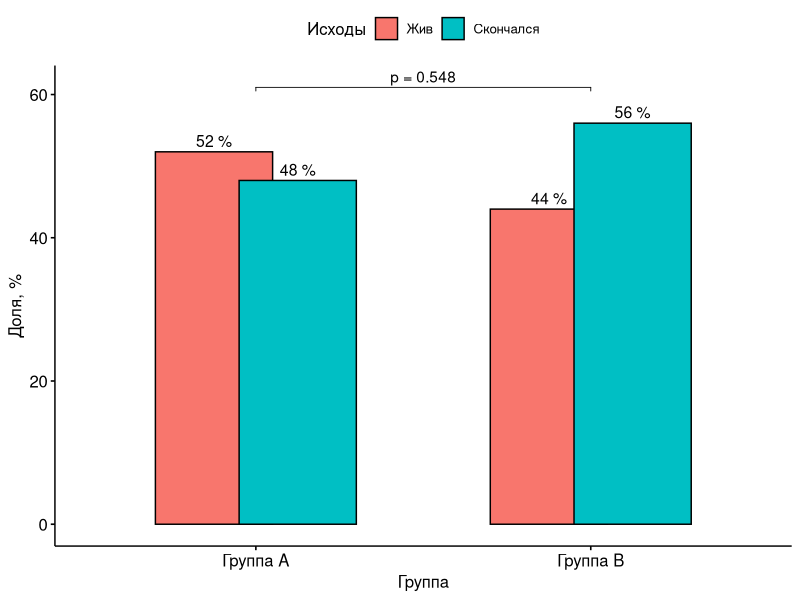

R code for this plot:

# Add p-values to typical plots in rstatix:

# BARPLOTS #####################################################################


# Load necessary libraries
library(ggplot2)
library(rstatix)
library(dplyr)
library(ggpubr)

set.seed(0)
data <- data.frame(
  Group = rep(c("Группа A", "Группа B"), each = 50),
  Outcome = sample(c("Жив", "Скончался"), 100, replace = TRUE)
)

# Perform Fisher's exact test
fisher_res <- data |> select(Group, Outcome) |> table() |> fisher_test()
fisher_res = fisher_res |> mutate(group1 = "Группа A", group2 = "Группа B", .y. = "Count")
fisher_res


summary_data <- data %>%
  group_by(Group, Outcome) %>%
  summarise(Count = n(), .groups = 'drop')

contingency_table <- table(data$Group, data$Outcome)

# Summarize the data for plotting
summary_data <- data %>%
  freq_table(Group, Outcome) |>
  mutate(
    `Доля,%` = prop,
    prop_txt = paste0(prop, ' %')
  )

ggbarplot(summary_data, 'Group', 'prop', fill = 'Outcome', 
  position = position_dodge( width = 0.5), label = summary_data$prop_txt) + labs(x = 'Группа', y = 'Доля, %') + 
    guides(fill = guide_legend(title = "Исходы")) + 
    stat_pvalue_manual(fisher_res, label = "p = {p}", y.position = max(summary_data$prop) + 5)
summary_data


# BOXPLOTS #####################################################################